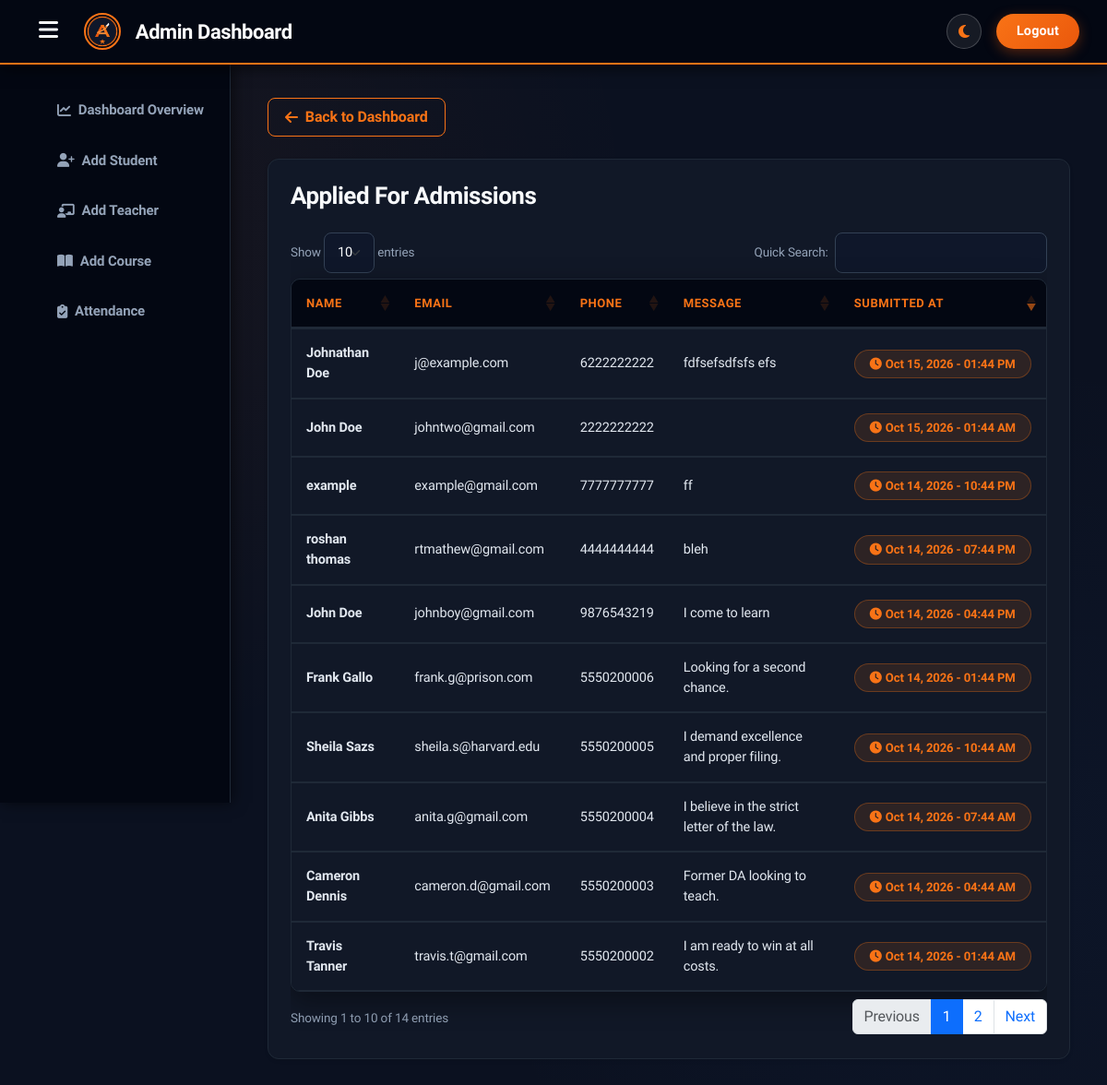
Screenshot of /admission.php (signed in) with the database file from the repository.
### tables this page shows
CREATE TABLE `admission` (
  `id` int(11) NOT NULL AUTO_INCREMENT,
  `name` varchar(30) DEFAULT NULL,
  `email` varchar(38) DEFAULT NULL,
  `phone` varchar(15) DEFAULT NULL,
  `message` varchar(50) DEFAULT NULL,
  `created_at` timestamp NOT NULL DEFAULT current_timestamp(),
  PRIMARY KEY (`id`)
);

### admission.php (the view, shortened to what this page needs)
<?php
$data = mysqli_connect("localhost","root","","collegepr",3307);
$sql = "SELECT * FROM admission ORDER BY created_at DESC";
$result = mysqli_query($data,$sql);
?>
<!DOCTYPE html>
<html lang="en">
<head>
    <?php include 'admin_css.php'; ?>
</head>
<body>
<?php include 'admin_sidebar.php'; ?>
<div class="content">
    <div class="card shadow-sm border-0">
        <div class="card-body p-4">
            <h1 class="mb-4">Applied For Admissions</h1>
            <div class="table-responsive">
                <table id="admissionTable" class="table table-hover align-middle">
                    <thead class="table-dark">
                        <tr>
                            <th>Name</th>
                            <th>Email</th>
                            <th>Phone</th>
                            <th>Message</th>
                            <th style="min-width: 180px;">Submitted At</th>
                        </tr>
                    </thead>
                    <tbody>
                        <?php while($info=$result->fetch_assoc()) {
                            $timestamp = !empty($info['created_at']) ? strtotime($info['created_at']) : 0;
                            $formatted_date = !empty($info['created_at']) ? date('M d, Y - h:i A', $timestamp) : 'N/A';
                        ?>
                        <tr>
                            <td class="fw-bold">
                                <?php echo htmlspecialchars($info['name']); ?>
                            </td>
                            <td>
                                <?php echo htmlspecialchars($info['email']); ?>
                            </td>
                            <td>
                                <?php echo htmlspecialchars($info['phone']); ?>
                            </td>
                            <td>
                                <?php echo htmlspecialchars($info['message']); ?>
                            </td>
                            <td data-order="<?php echo $timestamp; ?>">
                                <span class="badge py-2 px-3 rounded-pill" style="background: rgba(249,115,22,0.12); color: var(--accent-orange); border: 1px solid rgba(249,115,22,0.3); font-size: 0.82rem; font-weight: 600;">
                                    <i class="fas fa-clock me-1"></i><?php echo $formatted_date; ?>
                                </span>
                            </td>
                        </tr>
                        <?php } ?>
                    </tbody>
                </table>
            </div>
        </div>
    </div>
</div>
</body>
</html>

### admin.css (style rules this page uses)
:root { --bg-color: #0b1120; --header-bg: #030712; --sidebar-bg: #030712; --sidebar-link: #94a3b8; --sidebar-hover-bg: #111827; --sidebar-hover-color: #f97316; --card-bg: #111827; --card-border: #1f2937; --text-heading: #f8fafc; --text-body: #cbd5e1; --text-muted: #94a3b8; --input-bg: #0f172a; --input-border: #334155; --input-text: #f8fafc; --table-bg: #111827; --table-header: #030712; --table-border: #1f2937; --table-text: #e2e8f0; --header-border: #f97316; --dashhead-color: #ffffff; --accent-orange: #f97316; --accent-orange-hover: #ea580c; --shadow-header: 0 4px 15px rgba(0,0,0,0.6); --shadow-sidebar: 2px 0 15px rgba(0,0,0,0.6); --shadow-card: 0 10px 30px rgba(0,0,0,0.4); }
* { margin: 0; padding: 0; box-sizing: border-box; font-family: 'Plus Jakarta Sans', 'Inter', -apple-system, BlinkMacSystemFont, sans-serif; letter-spacing: -0.01em; }
body { background-color: var(--bg-color) !important; background-image: radial-gradient(circle at 10% 20%, rgba(249, 115, 22, 0.05) 0%, transparent 40%), radial-gradient(circle at 90% 80%, rgba(59, 130, 246, 0.04) 0%, transparent 40%) !important; color: var(--text-body) !important; transition: background-color 0.25s ease, color 0.25s ease; min-height: 100vh; }
.content { margin-left: 250px; margin-top: 70px; padding: 36px 40px; min-height: calc(100vh - 70px); transition: all 0.25s ease; }
h1, h2, h3, h4, h5, h6 { color: var(--text-heading) !important; font-weight: 700; letter-spacing: -0.02em; transition: color 0.2s ease; }
h1, h2 { font-size: 26px; margin-bottom: 24px; }
.card { background-color: var(--card-bg) !important; border: 1px solid var(--card-border) !important; color: var(--text-heading) !important; box-shadow: var(--shadow-card); border-radius: 12px; transition: all 0.25s ease; }
table { background-color: var(--table-bg) !important; border-radius: 10px; box-shadow: var(--shadow-card); overflow: hidden; color: var(--table-text) !important; border: 1px solid var(--table-border) !important; transition: all 0.25s ease; }
th { background-color: var(--table-header) !important; color: var(--accent-orange) !important; font-weight: 700; padding: 16px !important; border: none !important; text-transform: uppercase; font-size: 13px; letter-spacing: 0.04em; border-bottom: 2px solid var(--table-border) !important; }
td { padding: 15px 16px !important; vertical-align: middle !important; border-top: 1px solid var(--table-border) !important; color: var(--table-text) !important; background-color: var(--table-bg) !important; font-size: 14.5px; }

### rows the page displays
admission: name "Johnathan Doe", email "j@example.com", phone "6222222222", message "fdfsefsdfsfs efs", created_at "Oct 15, 2026 - 01:44 PM"
admission: name "John Doe", email "johntwo@gmail.com", phone "2222222222", created_at "Oct 15, 2026 - 01:44 AM"
admission: name "example", email "example@gmail.com", phone "7777777777", message "ff", created_at "Oct 14, 2026 - 10:44 PM"
admission: name "roshan thomas", email "rtmathew@gmail.com", phone "4444444444", message "bleh", created_at "Oct 14, 2026 - 07:44 PM"
admission: name "John Doe", email "johnboy@gmail.com", phone "9876543219", message "I come to learn", created_at "Oct 14, 2026 - 04:44 PM"
admission: name "Frank Gallo", email "frank.g@prison.com", phone "5550200006", message "Looking for a second chance.", created_at "Oct 14, 2026 - 01:44 PM"
admission: name "Sheila Sazs", email "sheila.s@harvard.edu", phone "5550200005", message "I demand excellence and proper filing.", created_at "Oct 14, 2026 - 10:44 AM"
admission: name "Anita Gibbs", email "anita.g@gmail.com", phone "5550200004", message "I believe in the strict letter of the law.", created_at "Oct 14, 2026 - 07:44 AM"
admission: name "Cameron Dennis", email "cameron.d@gmail.com", phone "5550200003", message "Former DA looking to teach.", created_at "Oct 14, 2026 - 04:44 AM"
admission: name "Travis Tanner", email "travis.t@gmail.com", phone "5550200002", message "I am ready to win at all costs.", created_at "Oct 14, 2026 - 01:44 AM"
